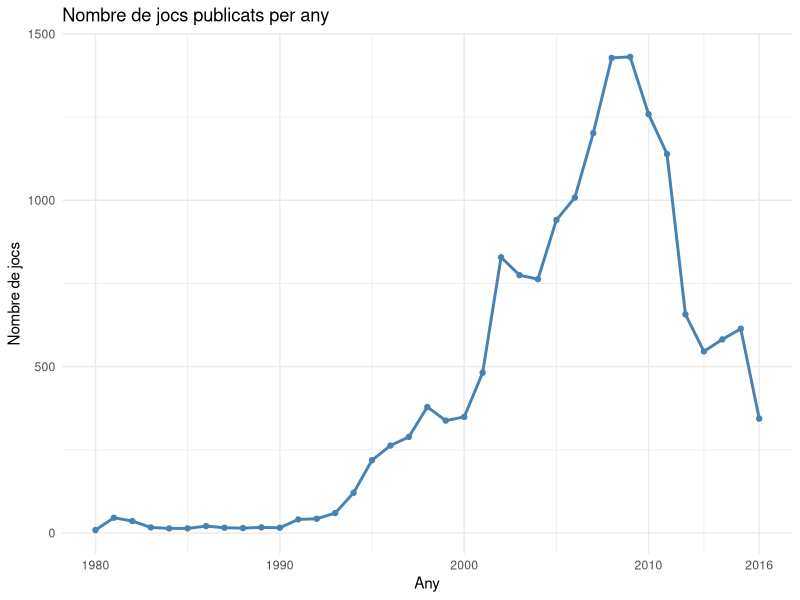
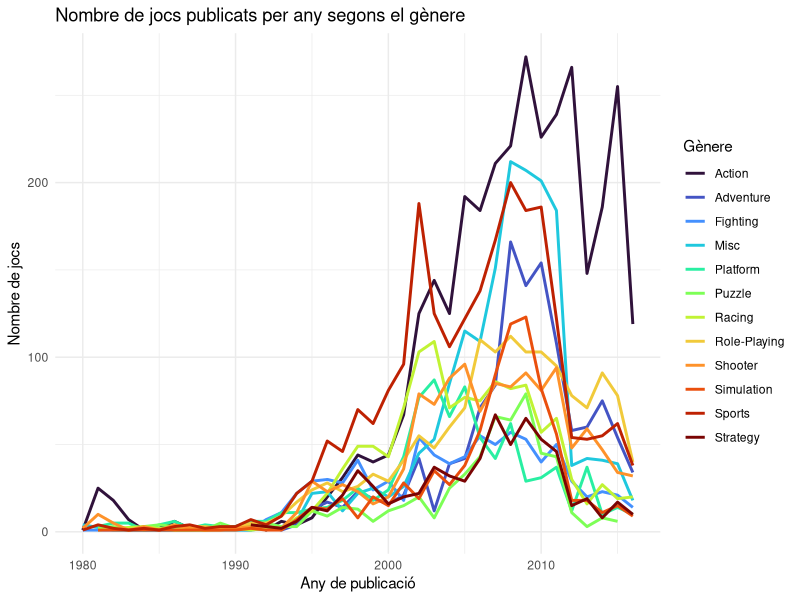
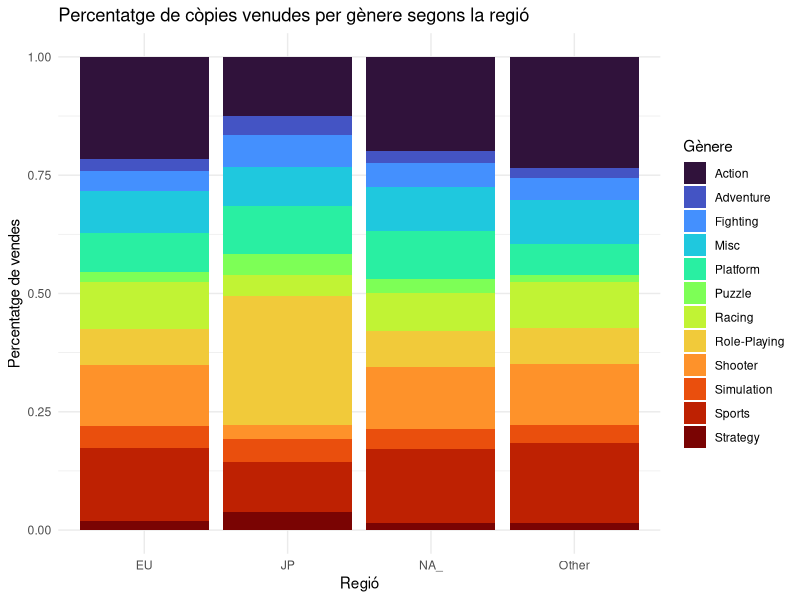
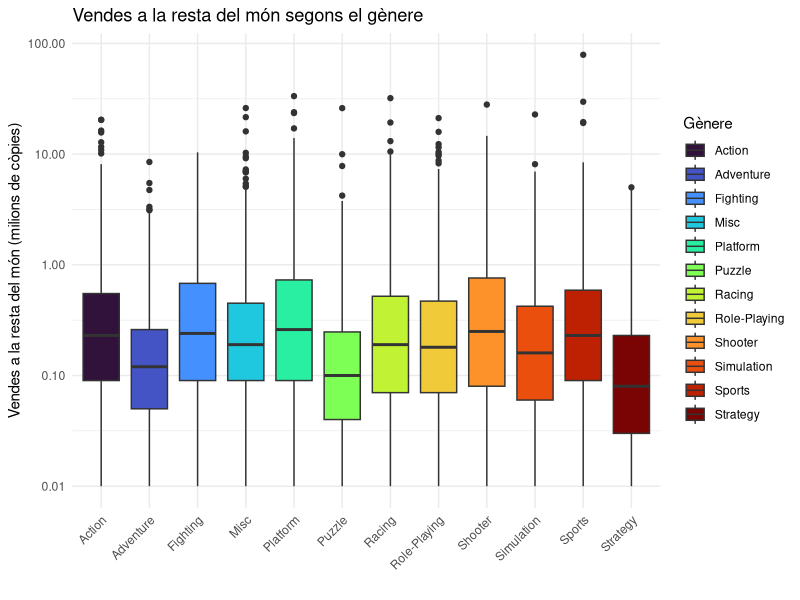
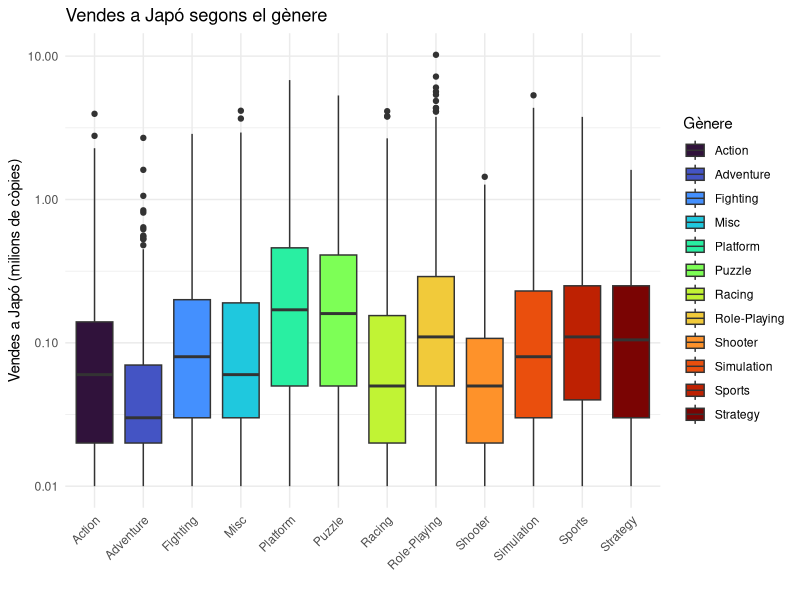

Reproduce these figures in R, in order.
## ---- chunk 1
library(dplyr)
library(tidyr)
library(ggplot2)
library(viridis)
library(scales)
## ---- chunk 2
# llegim df
data <- read.csv("vgsales_modificat.csv")
df <- data

# filtrem jocs abans del 2017 i no descartem els que tenen NA a l'any
df <- df %>%
  filter(is.na(Year) | Year < 2017)
## ---- chunk 3
# gràfica de quants jocs hi ha per any
df_year <- df %>%
  filter(!is.na(Year)) %>%
  group_by(Year) %>%
  summarise(num_jocs = n(), .groups = "drop")

ggplot(df_year, aes(x = Year, y = num_jocs)) +
  geom_line(color = "steelblue", size = 1) +
  geom_point(color = "steelblue") +
  scale_x_continuous(
    breaks = c(seq(min(df_year$Year), max(df_year$Year), by = 10), max(df_year$Year))
  ) +
  theme_minimal() +
  labs(title = "Nombre de jocs publicats per any",
       x = "Any",
       y = "Nombre de jocs")
## ---- chunk 4
# gràfic de nombre de videojocs per gènere i any
df_year_genre <- df %>%
  group_by(Year, Genre) %>%
  summarise(num_jocs = n(), .groups = "drop")

ggplot(df_year_genre, aes(x = Year, y = num_jocs, color = Genre)) +
  geom_line(size = 1) +
  scale_color_viridis_d(option = "turbo") +
  theme_minimal() +
  labs(
    title = "Nombre de jocs publicats per any segons el gènere",
    x = "Any de publicació",
    y = "Nombre de jocs",
    color = "Gènere"
  )
## ---- chunk 5
# gràfic de barres apilades i normalitzades de percentatge de copies venudes per regions

df_genre_sales <- df %>%
  group_by(Genre) %>%
  summarise(
    NA_ = sum(NA_Sales, na.rm = TRUE),
    EU = sum(EU_Sales, na.rm = TRUE),
    JP = sum(JP_Sales, na.rm = TRUE),
    Other = sum(Other_Sales, na.rm = TRUE)
  ) %>%
  ungroup()

df_genre_sales_long <- df_genre_sales %>%
  pivot_longer(
    cols = c(NA_, EU, JP, Other),
    names_to = "Region",
    values_to = "Vendes_milions"
  )

ggplot(df_genre_sales_long, aes(x = Region, y = Vendes_milions, fill = Genre)) +
  geom_col(position = "fill") +
  scale_fill_viridis_d(option = "turbo") +
  theme_minimal() +
  labs(
    title = "Percentatge de còpies venudes per gènere segons la regió",
    x = "Regió",
    y = "Percentatge de vendes",
    fill = "Gènere"
  )
## ---- chunk 6
# diagrama de caixes múltiples sense japó

df_box_noJP <- df %>%
  mutate(Global_noJP = NA_Sales + EU_Sales + Other_Sales)

ggplot(df_box_noJP, aes(x = Genre, y = Global_noJP, fill = Genre)) +
  geom_boxplot() +
  scale_y_log10(labels = comma_format()) +
  scale_fill_viridis_d(option = "turbo") +
  theme_minimal() +
  labs(
    title = "Vendes a la resta del món segons el gènere",
    x = "",
    y = "Vendes a la resta del món (milions de còpies)",
    fill = "Gènere"
  ) +
  theme(axis.text.x = element_text(angle = 45, hjust = 1))
## ---- chunk 7
# diagrama de caixes múltiples només de japó

ggplot(df_box_noJP, aes(x = Genre, y = JP_Sales, fill = Genre)) +
  geom_boxplot() +
  scale_y_log10(labels = comma_format()) +
  scale_fill_viridis_d(option = "turbo") +
  theme_minimal() +
  labs(
    title = "Vendes a Japó segons el gènere",
    x = "",
    y = "Vendes a Japó (milions de còpies)",
    fill = "Gènere"
  ) +
  theme(axis.text.x = element_text(angle = 45, hjust = 1))
